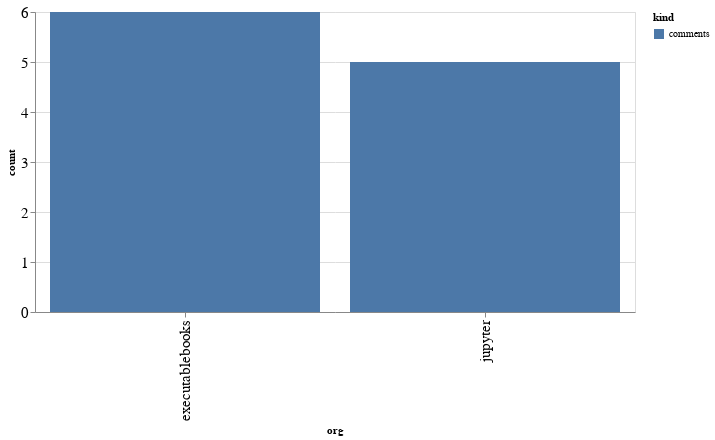

This figure's notebook cell:
### Code cell
alt.Chart(org_summaries, width=600).mark_bar().encode(
    x='org',
    y='count',
    color='kind',
    tooltip="org"
)

### Figure 1 — Vega-Lite specification as saved in the notebook (floating-point values rounded to 4 significant figures)
{"config": {"axisLeft": {"labelFontSize": 15}, "axisBottom": {"labelFontSize": 15}}, "data": {"name": "data-5f985226fe0be19008e6a51b39e79c63"}, "mark": "bar", "encoding": {"color": {"field": "kind", "type": "nominal"}, "tooltip": {"field": "org", "type": "nominal"}, "x": {"field": "org", "type": "nominal"}, "y": {"field": "count", "type": "quantitative"}}, "width": 600, "$schema": "https://vega.github.io/schema/vega-lite/v4.17.0.json", "datasets": {"data-5f985226fe0be19008e6a51b39e79c63": [{"org": "executablebooks", "kind": "comments", "count": 6}, {"org": "jupyter", "kind": "comments", "count": 5}]}}
